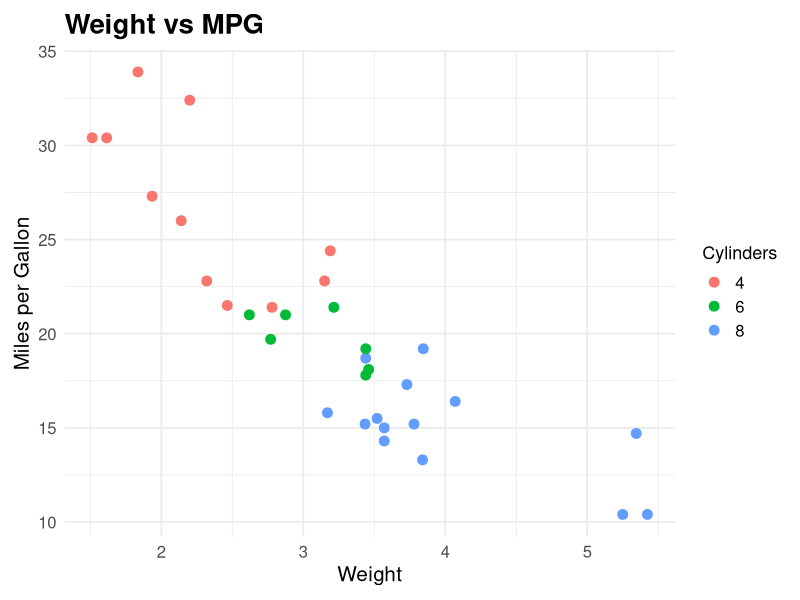
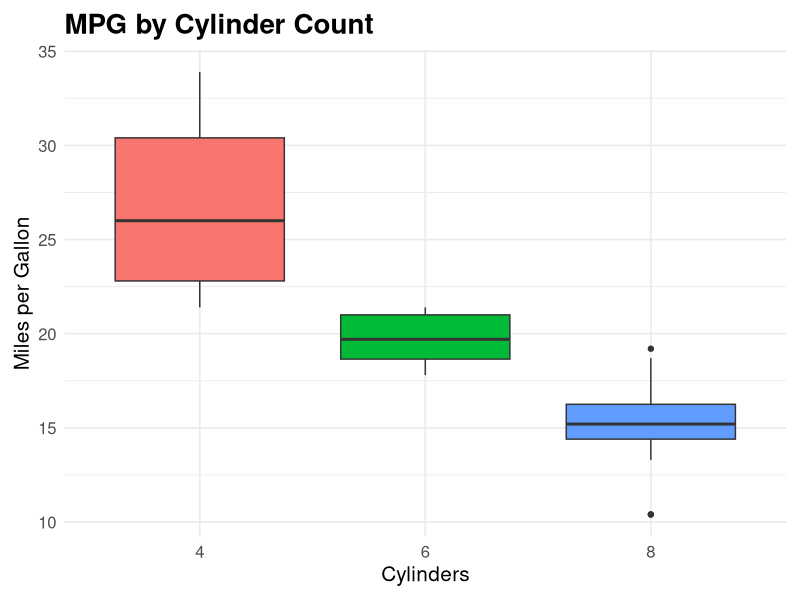

The R script that drew these images, in order:
# data_visualization_2.R
#' Save scatter plot and boxplot with `ggplot2`.
#'
#' @description Creates 2 PNG plots in `output/`.
#' @output `output/plot_scatter.png`, `output/plot_boxplot.png`

# --------------------
# Setup: ensure output path exists and attach `ggplot2`
# --------------------
if (!dir.exists("output")) dir.create("output", recursive = TRUE)
if (!requireNamespace("ggplot2", quietly = TRUE)) {
  stop("Package 'ggplot2' is required for data_visualization scripts.", call. = FALSE)
}
library(ggplot2)

# --------------------
# Style: reuse one clean theme across plots
# --------------------
plot_theme <- theme_minimal(base_size = 13) +
  theme(
    plot.title = element_text(size = 20, face = "bold"),
    axis.title = element_text(size = 15),
    axis.text = element_text(size = 12),
    legend.title = element_text(size = 13),
    legend.text = element_text(size = 12),
    plot.margin = margin(10, 10, 10, 10)
  )

# --------------------
# Plot 1: map `wt` to x, `mpg` to y, `cyl` to color
# --------------------
p_scatter <- ggplot(mtcars, aes(x = wt, y = mpg, color = factor(cyl))) +
  geom_point(size = 3) +
  labs(title = "Weight vs MPG", x = "Weight", y = "Miles per Gallon", color = "Cylinders") +
  plot_theme
ggsave("output/plot_scatter.png", p_scatter, width = 7, height = 5, dpi = 300)

# --------------------
# Plot 2: compare mpg distribution by cylinder group
# --------------------
p_box <- ggplot(mtcars, aes(x = factor(cyl), y = mpg, fill = factor(cyl))) +
  geom_boxplot() +
  labs(title = "MPG by Cylinder Count", x = "Cylinders", y = "Miles per Gallon") +
  plot_theme +
  theme(legend.position = "none")
ggsave("output/plot_boxplot.png", p_box, width = 7, height = 5, dpi = 300)

# --------------------
# Expected output: two PNG files and no runtime error
# --------------------
